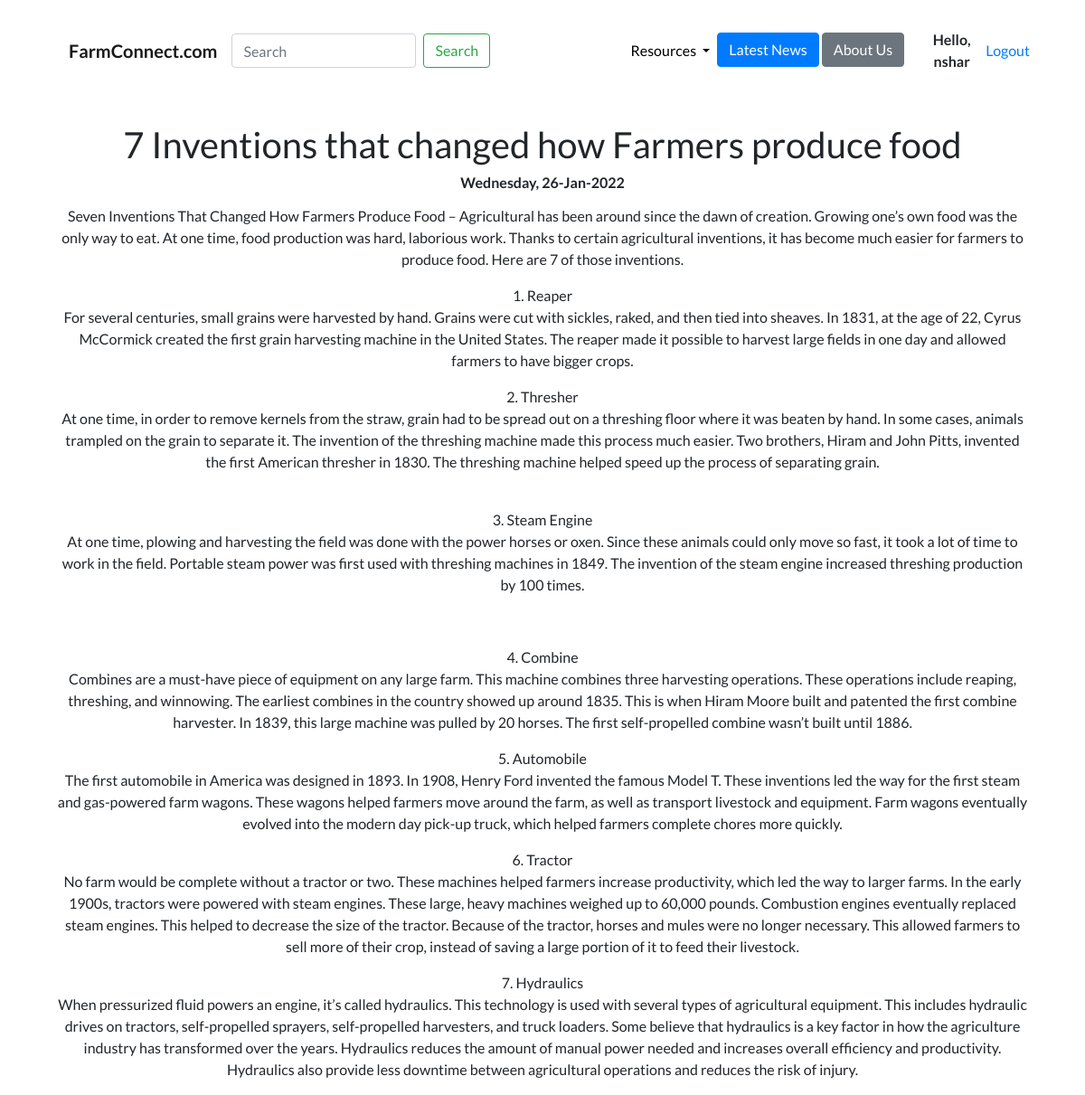
/blog/5/ (signed in), run on the app's committed database.
### blog/models.py (models this page shows, shortened)
class Blog(models.Model):
    title = models.CharField(max_length=200)
    description = models.TextField()
    date = models.DateField()

### blog/views.py (the view)
# urls.py: path('<int:blog_id>/',views.detail,name='detail'),
def detail(request, blog_id):
    blog = get_object_or_404(Blog, pk=blog_id)
    return render(request,'blog/detail.html',{'blog':blog})

### blog/templates/blog/detail.html
{% extends 'portfolio/base.html' %}
{% block content %}
<br><br>
<h1>{{ blog.title }}</h1>
<h6 style="font-weight: bold";>{{ blog.date|date:'l, d-M-Y' }}</h6>
<p class="text-justify clearfix" style="text-align: left; font-size: 1.07em;"> {{blog.description|safe}} </p>
{% endblock %}

### portfolio/templates/portfolio/base.html (shortened to what this page needs)
{% load static %}
<!doctype html>
<html lang="en">
<div class='container text-center'</div><br>
<head>
  <link rel="stylesheet" href="https://stackpath.bootstrapcdn.com/bootstrap/4.4.1/css/bootstrap.min.css">
  <link rel="stylesheet" href="{% static "portfolio/custom.css" %}">
</head>
<body>
  <nav id="topNav" class="navbar navbar-expand-md navbar-light">
    <div class="container">
      <a class="navbar-brand" href="{% url 'home' %}">
        <span style="font-weight: bold;">FarmConnect.com</span>
      </a>
      <form class="form-inline my-2 my-lg-0">
        <input class="form-control mr-sm-2" type="search" placeholder="Search" aria-label="Search">
        <button class="btn btn-outline-success my-2 my-sm-0" type="submit">Search</button>
      </form>
      <div class="collapse navbar-collapse text-center" id="navbarNav">
        <ul class="navbar-nav ml-auto">
          <li class="nav-item dropdown">
            <a class="nav-link dropdown-toggle" href="#" id="navbarDropdown" role="button" data-toggle="dropdown" aria-haspopup="true" aria-expanded="false">
              Resources
            </a>
          </li>
          <li>
            <a role="button" class="btn btn-primary" href="{% url 'blog:all_blogs' %}" >Latest News</a>
            <a role="button" class="btn btn-secondary" href = '{% url 'aboutus' %}'>About Us</a>
          </li>
        </ul>
      </div>
    </div>
    <span class="font-weight-bold" > Hello, {{request.user}} </span>
    <span><a href="{% url 'logout' %}">Logout</a></span>
  </nav>
  <div class="container">
    {% block content %}{% endblock %}
  </div>
</body>
</html>

### portfolio/static/portfolio/custom.css (style rules this page uses)
.navbar-nav .nav-link { color: rgba(0,0,0,1) !important; }
body { font-family: 'Lato', sans-serif; }

### data on the page
Blog: title "7 Inventions that changed how Farmers produce food", date "Wednesday, 26-Jan-2022", description "Seven Inventions That Changed How Farmers Produce Food – Agricultural has been around since the dawn of creation. Growing one’s own food was the only way to eat. At one time, food production was hard, laborious work. Thanks to certain agricultural inventions, it has become much easier for farmers to produce food. Here are 7 of those inventions. 1. Reaper For several centuries, small grains were harvested by hand. Grains were cut with sickles, raked, and then tied into sheaves. In 1831, at the age of 22, Cyrus McCormick created the first grain harvesting machine in the United States. The reaper made it possible to harvest large fields in one day and allowed farmers to have bigger crops. 2.…"

### other printed values
{{ request.user }} "nshar"
